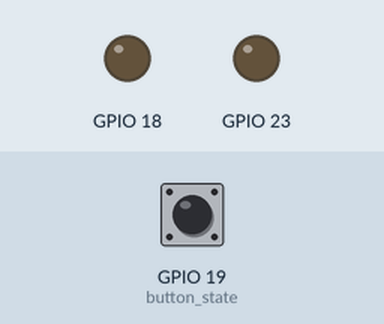
This program was run on a simulated Raspberry Pi (BCM pin numbers). Shown: output pins drawn as LEDs (lit = HIGH). The test bench sets the inputs (shaded band); at power-on: GPIO 19 (button_state) HIGH.

Above: at 1.2 s.
1.3 s: GPIO 19 (button_state) pulled LOW for 0.15 s
At 2.4 s:
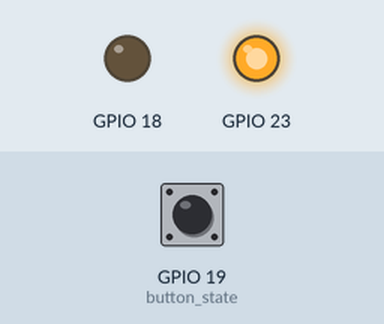
3.0 s: GPIO 19 (button_state) pulled LOW for 1 s
At 4.6 s:
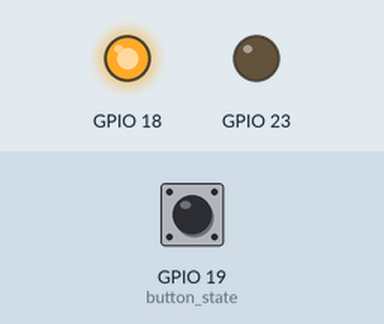
5.5 s: GPIO 19 (button_state) pulled LOW for 3.2 s
At 9.4 s:
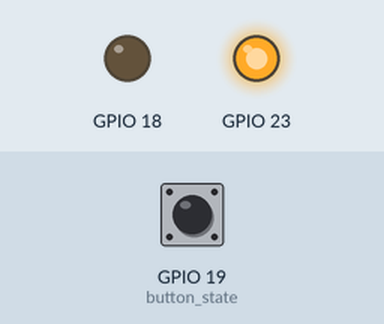
Timing chart, 0 to 10.9 s (numbered marks = the images above; inputs shaded):
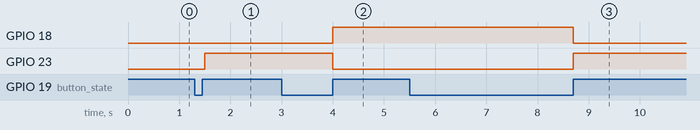

Measured:
- after the input at 1.3 s, GPIO 23: LOW → HIGH after 0.20 s
- after the input at 3.0 s, GPIO 18: LOW → HIGH after 1.0 s; GPIO 23: HIGH → LOW after 1.0 s
- after the input at 5.5 s, GPIO 18: HIGH → LOW after 3.2 s; GPIO 23: LOW → HIGH after 3.2 s

The program:

button.py
```python
import RPi.GPIO as GPIO
import time

GPIO.setmode(GPIO.BCM)

GPIO.setup(19, GPIO.IN, pull_up_down=GPIO.PUD_UP) #Button to GPIO 19
GPIO.setup(18, GPIO.OUT, initial=0)               #LED to GPIO 18
GPIO.setup(23, GPIO.OUT, initial=0)               #LED to GPIO 23

from pygame import mixer
mixer.init()

try:
    buttonPressed = False
    lightOn = False

    while True:
        button_state = GPIO.input(19)
        if button_state == False:
            buttonPressed = True
            #GPIO.output(23, True)
            #print('Button Pressed...')
            time.sleep(0.2)
        else:
            if buttonPressed == True:
                buttonPressed = False
                lightOn = not lightOn
                GPIO.output(23, lightOn)
                GPIO.output(18, not lightOn)
                #alert = mixer.Sound('sound/bell.wav')
                #alert.play()
except:
    print "Error occurred!"
finally:
    print "Cleaning up"
    GPIO.cleanup()
```
